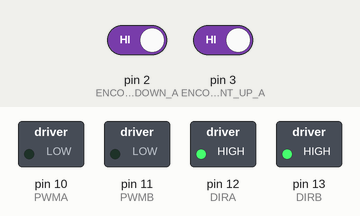
This sketch was run on a simulated Arduino Uno, built with avr-gcc and run on an emulated ATmega328P. On the bench: switched loads named in the sketch (green lamp = pin HIGH). Inputs (shaded band) come from the test bench; at power-on: pin 2 (ENCODER_COUNT_DOWN_A) HIGH, pin 3 (ENCODER_COUNT_UP_A) HIGH. The ROS host is connected and sends only what is stated.

Above: at 0.1 s.
Timing chart, 0 to 1.6 s (numbered marks = the images above):
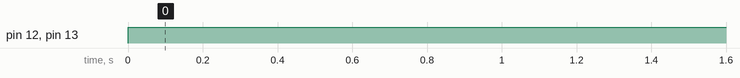

The sketch:

ROS-node-dual-encoder.ino
```cpp
/*Title: DC Motor Control with Encoder (Single)*/
/*Author: Khairul Izwan 10-03-2020*/
/*Description: Controlling DC Motor with Encoder using */

/*Parts*/
/*1. DC Motor:: 12V 38RPM 5kgfcm Brushed DC Geared Motor with Encoder :: https://my.cytron.io/p-12v-38rpm-5kgfcm-brushed-dc-geared-motor-with-encoder?search=12v%2038RPM&description=1&src=search.list */
/*2. Driver:: Shield L298P Motor Driver with GPIO :: https://my.cytron.io/p-shield-l298p-motor-driver-with-gpio?src=search.list*/

/*Notes:*/
/*D10, D11, D12 and D13 for motor control*/
/*D10 controls speed of motor A and D11 controls speed of motor B.*/
/*Pin D12 controls direction of motor A and Pin D13 controls direction of motor B.*/

/*include necessary library*/
#include <ros.h>
#include "std_msgs/String.h"
#include <std_msgs/Float32.h>

/* Motor Pin Assignment*/
int DIRA = 12;
int PWMA = 10;
int DIRB = 13;
int PWMB = 11;

/*Speed*/
int SPD1 = 0;

/*Encoder Pins Definition*/
/*Using an interrupt pins :: 2, 3, 18, 19, 20, 21 :: https://www.arduino.cc/reference/en/language/functions/external-interrupts/attachinterrupt/?setlang=it*/
#define ENCODER_COUNT_UP_A 3
#define ENCODER_COUNT_DOWN_A 2
#define ENCODER_COUNT_UP_B 19
#define ENCODER_COUNT_DOWN_B 18

/*Encoder Variables*/
volatile signed int TEMP_A, COUNTER_A = 0;
volatile signed int TEMP_B, COUNTER_B = 0;

/*Counter Helper Function*/
/*Count Up A*/
void COUNT_INTERRUPT_CW_A()
{
	if(digitalRead(ENCODER_COUNT_DOWN_A)==LOW)
	{
		COUNTER_A++;
	}
	else
	{
		COUNTER_A--;
	}
}

/*Count Down A*/
void COUNT_INTERRUPT_CCW_A()
{
	if(digitalRead(ENCODER_COUNT_UP_A)==LOW)
	{
		COUNTER_A--;
	}
	else
	{
		COUNTER_A++;
	}
}

/*Count Up B*/
void COUNT_INTERRUPT_CW_B()
{
	if(digitalRead(ENCODER_COUNT_DOWN_B)==LOW)
	{
		COUNTER_B++;
	}
	else
	{
		COUNTER_B--;
	}
}

/*Count Down A*/
void COUNT_INTERRUPT_CCW_B()
{
	if(digitalRead(ENCODER_COUNT_UP_B)==LOW)
	{
		COUNTER_B--;
	}
	else
	{
		COUNTER_B++;
	}
}

/*Set up the ros node*/
std_msgs::Float32 encoder_value_a;
ros::Publisher pub_encoder_value_a("encoder_value_a", &encoder_value_a);

std_msgs::Float32 encoder_value_b;
ros::Publisher pub_encoder_value_b("encoder_value_b", &encoder_value_b);

ros::NodeHandle nh;

/*put your setup code here, to run once:*/
void setup()
{
/*	Encoder Pins Pull-Up*/
	pinMode(ENCODER_COUNT_UP_A, INPUT_PULLUP);
	pinMode(ENCODER_COUNT_DOWN_A, INPUT_PULLUP);
	pinMode(ENCODER_COUNT_UP_B, INPUT_PULLUP);
	pinMode(ENCODER_COUNT_DOWN_B, INPUT_PULLUP);

/*	Interrupt Input*/
	attachInterrupt(digitalPinToInterrupt(ENCODER_COUNT_UP_A), COUNT_INTERRUPT_CW_A, RISING);
	attachInterrupt(digitalPinToInterrupt(ENCODER_COUNT_DOWN_A), COUNT_INTERRUPT_CCW_A, RISING);
	attachInterrupt(digitalPinToInterrupt(ENCODER_COUNT_UP_B), COUNT_INTERRUPT_CW_B, RISING);
	attachInterrupt(digitalPinToInterrupt(ENCODER_COUNT_DOWN_B), COUNT_INTERRUPT_CCW_B, RISING);

/*	Input/Output Pins Assigment*/
	pinMode(DIRA, OUTPUT);
	pinMode(PWMA, OUTPUT);
	pinMode(DIRB, OUTPUT);
	pinMode(PWMB, OUTPUT);

/*	Initialize ROS node*/
	nh.initNode();

/*	ROS publisher*/
	nh.advertise(pub_encoder_value_a);
	nh.advertise(pub_encoder_value_b);
}

/*put your main code here, to run repeatedly:*/
void loop()
{
/*	Direction Control*/
	digitalWrite(DIRA, HIGH);
	digitalWrite(DIRB, HIGH);
/*	PWM Speed Control*/
	analogWrite(PWMA, SPD1);
	analogWrite(PWMB, SPD1);

	encoder_value_a.data = COUNTER_A;
	encoder_value_b.data = COUNTER_B;

	pub_encoder_value_a.publish(&encoder_value_a);
	pub_encoder_value_b.publish(&encoder_value_b);

	nh.spinOnce();
}
```

Measured:
- by itself, pin 12 (DIRA), pin 13 (DIRB): LOW → HIGH at 0.00 s
